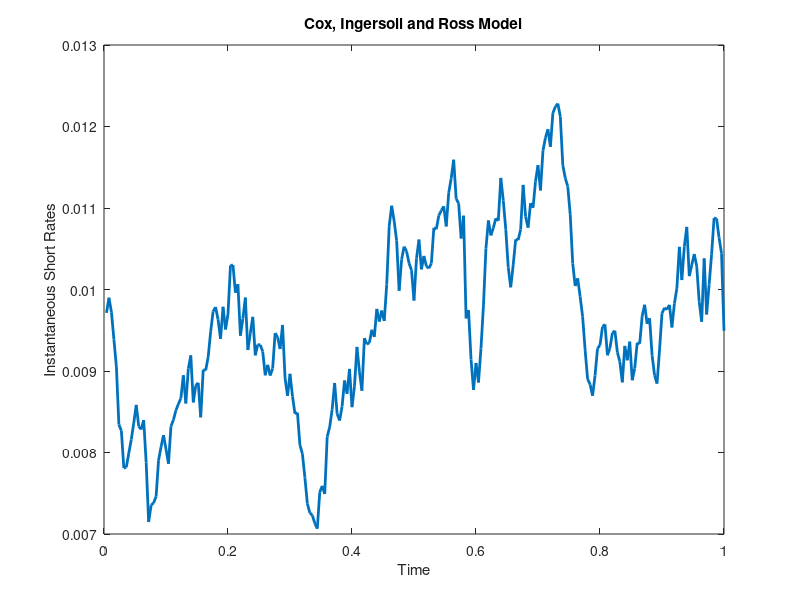

MATLAB code to generate this figure:
%% clear variables and console and close windows
clear
clc
close all

%% user parameters
Tobs  = 250;
a     = 0.221;
b     = 0.02;
sigma = 0.055;
r0    = 0.01;

dt    = 1/Tobs;

% The initial short rate
r(1) = r0;

% set a seed if you want this simmulation to be reproducible
%rng(123); 

%% Simulation of the short rates
for i = 1:Tobs
    dW = randn * sqrt(dt);
    dr = a * (b - r(i)) * dt + sigma * sqrt(r(i)) * dW;
    r  = [r, r(i) + dr];
end

r = r(2:end);

%% Plot for the simulated Short Rates vs Time
t = (1:Tobs)/Tobs;
set(gcf,'color','w')
plot(t, r, 'LineWidth', 2)
xlabel('Time')
ylabel('Instantaneous Short Rates')
title('Cox, Ingersoll and Ross Model')
